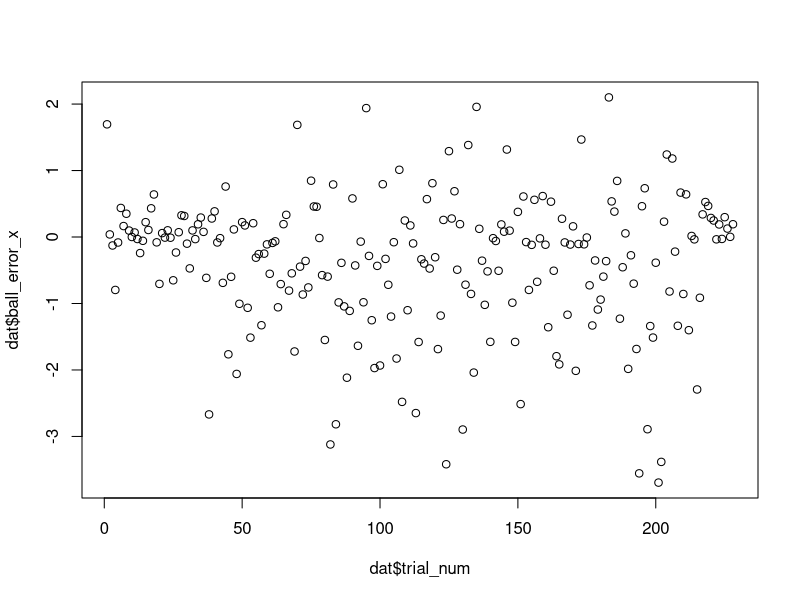
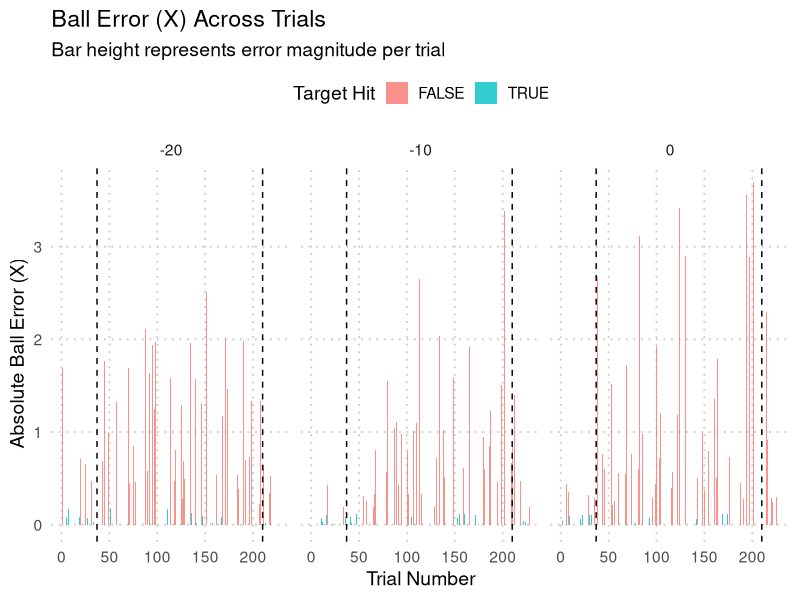
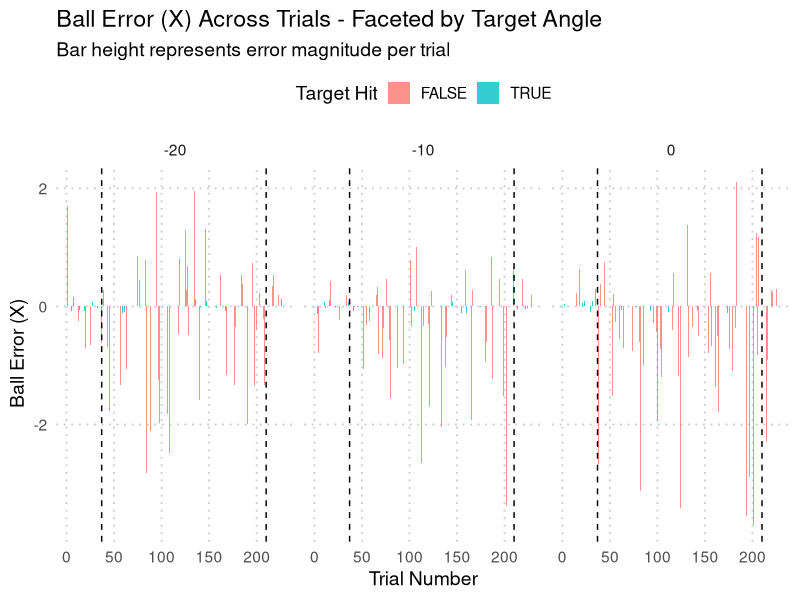
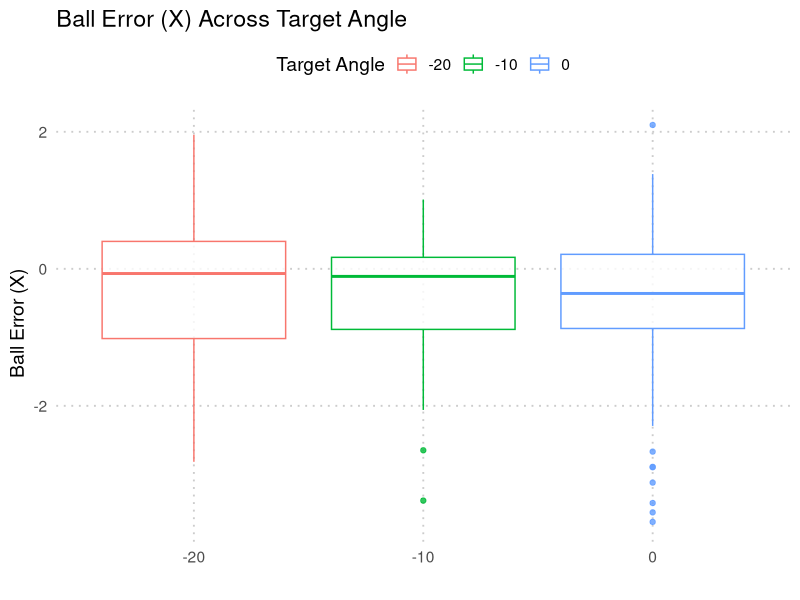
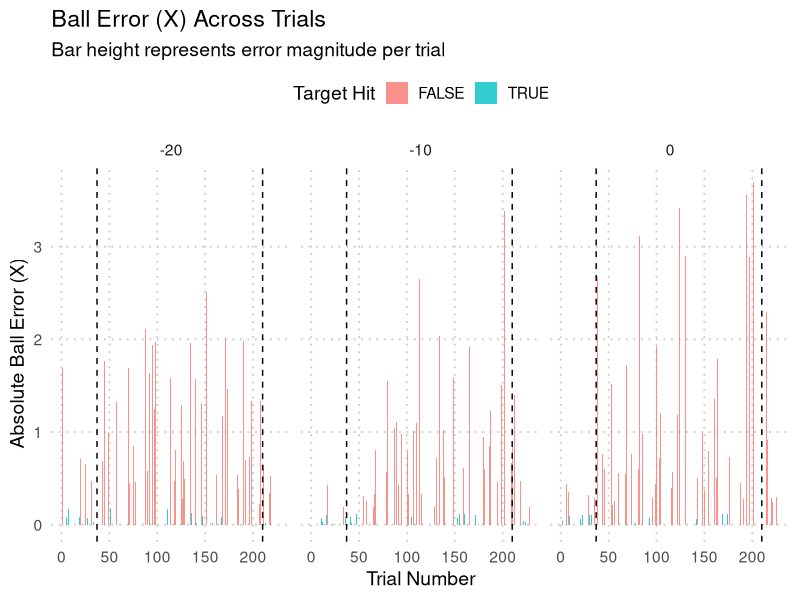
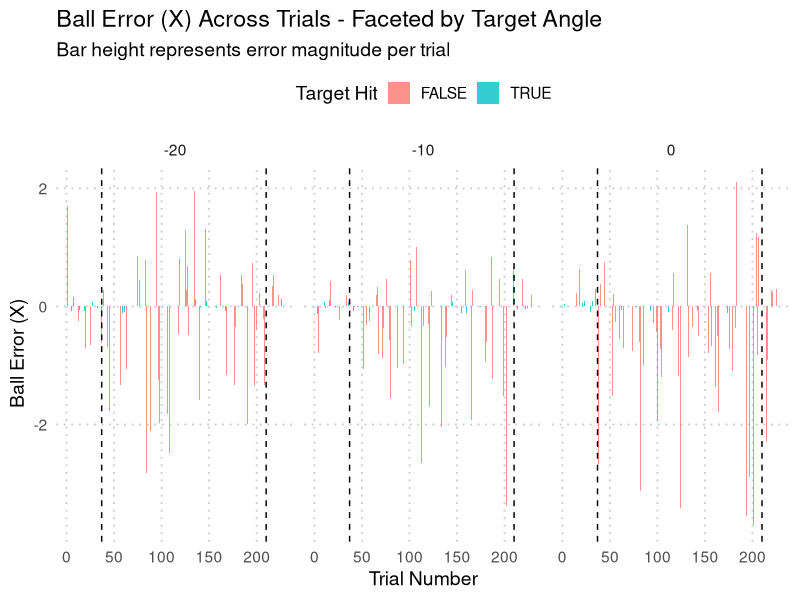
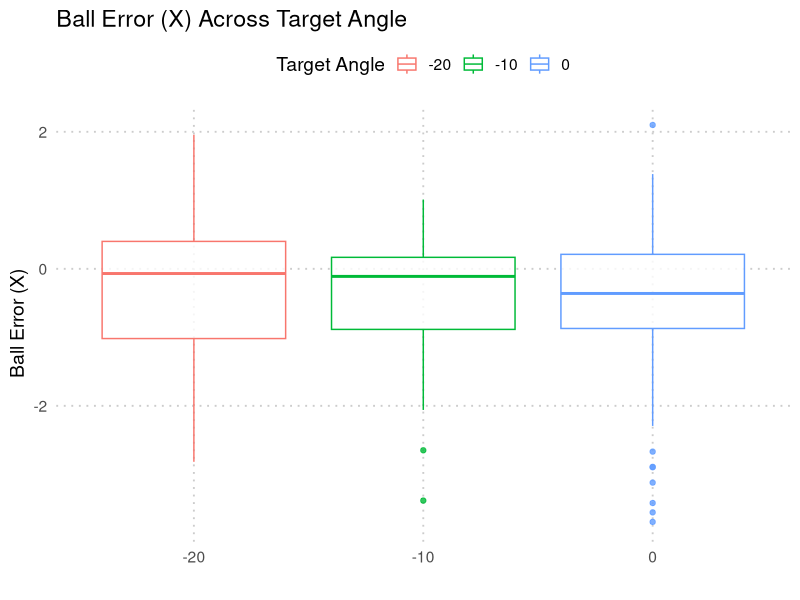

Reproduce these figures in R, in order.

# libraries
library(readr)
library(ggplot2)
library(dplyr)

# load data
dat <- read_csv("Example Data/trial_results_120_current.csv")

# load save path
save_path <- "Figures/Pilot"

# create ball_error_x variable
dat$ball_error_x <- dat$final_ball_pos_x - dat$target_position_x

# basic plot
plot(x = dat$trial_num, y = dat$ball_error_x)

# create abs_ball_error_x
dat$abs_ball_error_x <- abs(dat$ball_error_x)

# Bar graph showing absolute ball_error_x across all trials
plt1 <- ggplot(dat, aes(x = trial_num, y = abs_ball_error_x, fill = as.factor(target_hit))) +
  geom_col(width = 0.8, alpha = 0.8) +
  theme_minimal(base_size = 14) +
  geom_vline(xintercept = 37, linetype = 'dashed') +
  geom_vline(xintercept = 210, linetype = 'dashed') +
  labs(
    x = "Trial Number",
    y = "Absolute Ball Error (X)",
    fill = "Target Hit",
    title = "Ball Error (X) Across Trials",
    subtitle = "Bar height represents error magnitude per trial"
  ) +
  theme(
    legend.position = "top",
    panel.grid.major = element_line(color = "grey80", linetype = "dotted"),
    panel.grid.minor = element_blank()
  ) + facet_wrap(~target_angle)
plt1
ggsave("abs_ball_error_x.png", path = save_path, plot = plt1)


# Bar graph showing ball_error_x across all trials (faceted by target angle)
plt2 <- ggplot(dat, aes(x = trial_num, y = ball_error_x, fill = as.factor(target_hit))) +
  geom_col(width = 0.8, alpha = 0.8) +  
  theme_minimal(base_size = 14) +
  geom_vline(xintercept = 37, linetype = 'dashed') +
  geom_vline(xintercept = 210, linetype = 'dashed') +
  labs(
    x = "Trial Number",
    y = "Ball Error (X)",
    fill = "Target Hit",
    title = "Ball Error (X) Across Trials - Faceted by Target Angle",
    subtitle = "Bar height represents error magnitude per trial"
  ) +
  theme(
    legend.position = "top",
    panel.grid.major = element_line(color = "grey80", linetype = "dotted"),
    panel.grid.minor = element_blank()
  ) +
  facet_wrap(~target_angle)  

plt2
ggsave("ball_error_x.png", path = save_path, plot = plt2)


# Boxplots showing ball_error_x within targets (all trials)
plt3 <- ggplot(dat, aes(x = as.factor(target_angle), y = ball_error_x, color = as.factor(target_angle))) +
  geom_boxplot(width = 0.8, alpha = 0.8) +  
  theme_minimal(base_size = 14) +
  labs(
    x = "",
    y = "Ball Error (X)",
    color = "Target Angle",
    title = "Ball Error (X) Across Target Angle",
  ) +
  theme(
    legend.position = "top",
    panel.grid.major = element_line(color = "grey80", linetype = "dotted"),
    panel.grid.minor = element_blank()
  ) 
plt3
ggsave("ball_error_x_boxplot.png", path = save_path,  plot = plt3)



# filter each phase of experiment
dat_baseline <- filter(dat, trial_num < 37)
dat_exposure <- filter(dat, trial_num > 36 & trial_num < 211)
dat_washout <- filter(dat, trial_num > 210)


# linear models to test if abs ball error decreases across trials (for rudimentary evidence of learning curves?)
mod_base <- lm(abs_ball_error_x ~ trial_num, data = dat_baseline)
summary(mod_base)

mod_exp <- lm(abs_ball_error_x ~ trial_num, data = dat_exposure)
summary(mod_exp)

mod_wash <- lm(abs_ball_error_x ~ trial_num, data = dat_washout)
summary(mod_wash)


# summary stats for experimental phase data
dat_baseline %>%
  group_by(target_angle) %>%
  summarise(mean_ball_error_x = mean(ball_error_x, na.rm = TRUE), var_ball_error_x = var(ball_error_x, na.rm = TRUE))

dat_exposure %>%
  group_by(target_angle) %>%
  summarise(mean_ball_error_x = mean(ball_error_x, na.rm = TRUE), var_ball_error_x = var(ball_error_x, na.rm = TRUE))

dat_washout %>%
  group_by(target_angle) %>%
  summarise(mean_ball_error_x = mean(ball_error_x, na.rm = TRUE), var_ball_error_x = var(ball_error_x, na.rm = TRUE))
